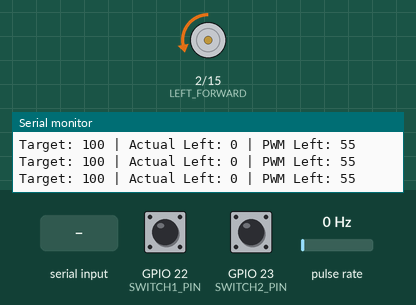
The sketch below on a simulated ESP32. Parts: motor-driver pin pairs drawn as motors (green arrow = first pin HIGH = forward, orange = second pin HIGH = backward, longer = more drive), the last lines printed to the serial monitor. Wiring (inferred from the names in the program): pulse sensor: data GPIO 33. The test bench sets the inputs (shaded band); at power-on: pulse rate 0 Hz, GPIO 22 (SWITCH1_PIN) HIGH, GPIO 23 (SWITCH2_PIN) HIGH.

Above: at 1.2 s.
1.3 s: pulse rate (sensor on GPIO 33) set to 4 Hz
At 1.55 s:
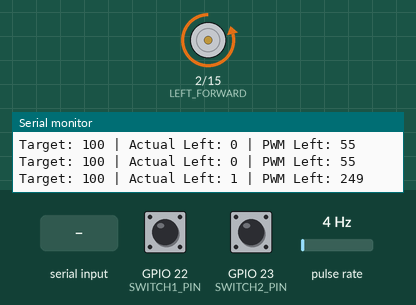
At 2.55 s:
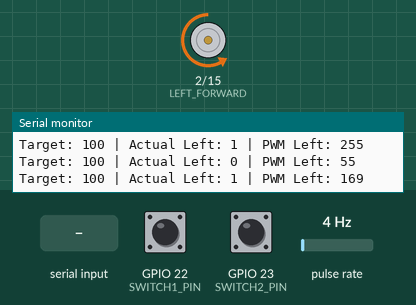
4.3 s: GPIO 22 (SWITCH1_PIN) pulled LOW for 0.15 s
At 4.7 s:
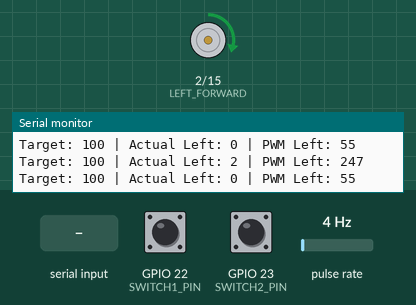
7.3 s: GPIO 23 (SWITCH2_PIN) pulled LOW for 0.15 s
At 7.55 s:
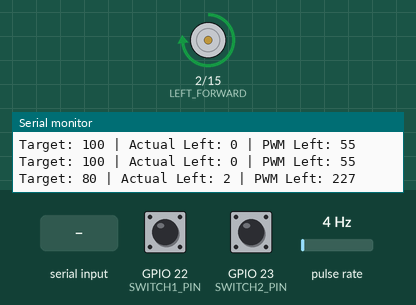
10.3 s: pulse rate (sensor on GPIO 33) set to 50 Hz
13.3 s: "F" received over Serial
16.3 s: GPIO 22 (SWITCH1_PIN) pulled LOW for 1 s
Timing chart, 0 to 20.3 s (numbered marks = the images above; inputs shaded):
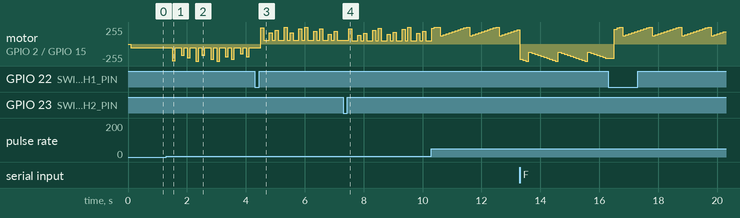

The sketch:

Pololu_DC_motor_control_PI_onemotor_lookup_table.ino
```cpp
//#define LEFT_FORWARD   4
//#define LEFT_BACKWARD  18
//#define LEFT_ENCODER_PIN 35

#define LEFT_FORWARD   2
#define LEFT_BACKWARD  15
#define LEFT_ENCODER_PIN 33

#define SWITCH1_PIN 22
#define SWITCH2_PIN 23

//Feedback
volatile long Left_counter = 0;

// Control params
float Kp = 0.9;  // Start with 0.5-1.0
float Ki = 0.1;  // Start with 0.05-0.2
int Target_Counts_left = 100;


float integral_left = 0;
unsigned long last_time = 0;
const int interval = 100;  // 100ms control period
const float integral_limit = 500;

// switches
bool reverse_direction = false;
bool last_switch1_state = HIGH;
bool last_switch2_state = HIGH;

void setup() {
  Serial.begin(115200);
  while(!Serial);

  pinMode(LEFT_FORWARD, OUTPUT);
  pinMode(LEFT_BACKWARD, OUTPUT);
  pinMode(LEFT_ENCODER_PIN, INPUT_PULLUP);
  pinMode(SWITCH1_PIN, INPUT_PULLUP);
  pinMode(SWITCH2_PIN, INPUT_PULLUP);

  attachInterrupt(digitalPinToInterrupt(LEFT_ENCODER_PIN), []{Left_counter++;}, RISING);

  Serial.println("PI Controller Ready");
}

int lookup_pwm(int target_counts) {
  // Define lookup tables
  const int target_table[] = {10, 20, 30, 40, 50, 100, 150};
  const int pwm_table[]    = {24, 30, 33, 39, 41, 55, 77};
  const int table_size = sizeof(target_table) / sizeof(target_table[0]);

  // If below minimum
  if (target_counts <= target_table[0]) return pwm_table[0];
  // If above maximum
  if (target_counts >= target_table[table_size - 1]) return pwm_table[table_size - 1];

  // Find correct interval and interpolate
  for (int i = 0; i < table_size - 1; i++) {
    if (target_counts >= target_table[i] && target_counts <= target_table[i + 1]) {
      float ratio = (float)(target_counts - target_table[i]) / (target_table[i + 1] - target_table[i]);
      return pwm_table[i] + ratio * (pwm_table[i + 1] - pwm_table[i]);
    }
  }

  return -1; // Should not happen
}


void loop() {
  unsigned long now = millis();

  if (Serial.available()) {
  char cmd = Serial.read();
  if (cmd == 'F') reverse_direction = false;
  else if (cmd == 'R') reverse_direction = true;
  }

  bool current_switch_state = digitalRead(SWITCH1_PIN);
  if (last_switch1_state == HIGH && current_switch_state == LOW) {
    reverse_direction = !reverse_direction;  // Toggle direction
    delay(200);  // Basic debounce
  }
  last_switch1_state = current_switch_state;

  bool current_switch2_state = digitalRead(SWITCH2_PIN);
  if (last_switch2_state == HIGH && current_switch2_state == LOW) {
    Target_Counts_left = (Target_Counts_left == 80) ? 100 : 80;  // Toggle between 50 and 100
    delay(200);  // Debounce
  }
  last_switch2_state = current_switch2_state;


  if(now - last_time >= interval) {

    bool switch1_state = digitalRead(SWITCH1_PIN) == LOW;
    bool switch2_state = digitalRead(SWITCH2_PIN) == LOW;


    noInterrupts();
    int actual_left = Left_counter;
    Left_counter = 0;
    interrupts();

    int error_left = Target_Counts_left - actual_left;


    integral_left += error_left;
    int pwm_left = Kp * error_left + Ki * integral_left;

    int constrained_left = constrain(pwm_left, 0, 255);


    if(pwm_left == constrained_left) {
      integral_left += error_left;
    } else {
      integral_left = constrain(integral_left, -integral_limit, integral_limit);
    }

    pwm_left = constrained_left;

    if (actual_left == 0) {
      int lookup_value = lookup_pwm(Target_Counts_left);
      pwm_left = lookup_value;
    }


    // analogWrite(LEFT_FORWARD, 0);
    // analogWrite(LEFT_BACKWARD, pwm_left);

    if (reverse_direction) {
      analogWrite(LEFT_FORWARD, pwm_left);
      analogWrite(LEFT_BACKWARD, 0);
    } else {
      analogWrite(LEFT_FORWARD, 0);
      analogWrite(LEFT_BACKWARD, pwm_left);
    }

    Serial.print("Target: ");
    Serial.print(Target_Counts_left);
    Serial.print(" | Actual Left: ");
    Serial.print(actual_left);
    Serial.print(" | PWM Left: ");
    Serial.println(pwm_left); // <-- use println here to go to next line


    last_time = now;
  }
}
```

Measured:
- after the input at 1.3 s, motor on GPIO 2 (LEFT_FORWARD) / GPIO 15 (LEFT_BACKWARD): backward 55/255 → backward 249/255 after 0.21 s, → backward 55/255 0.10 s later, → backward 169/255 0.20 s later, → backward 55/255 0.10 s later, … (22 changes in this stretch)
